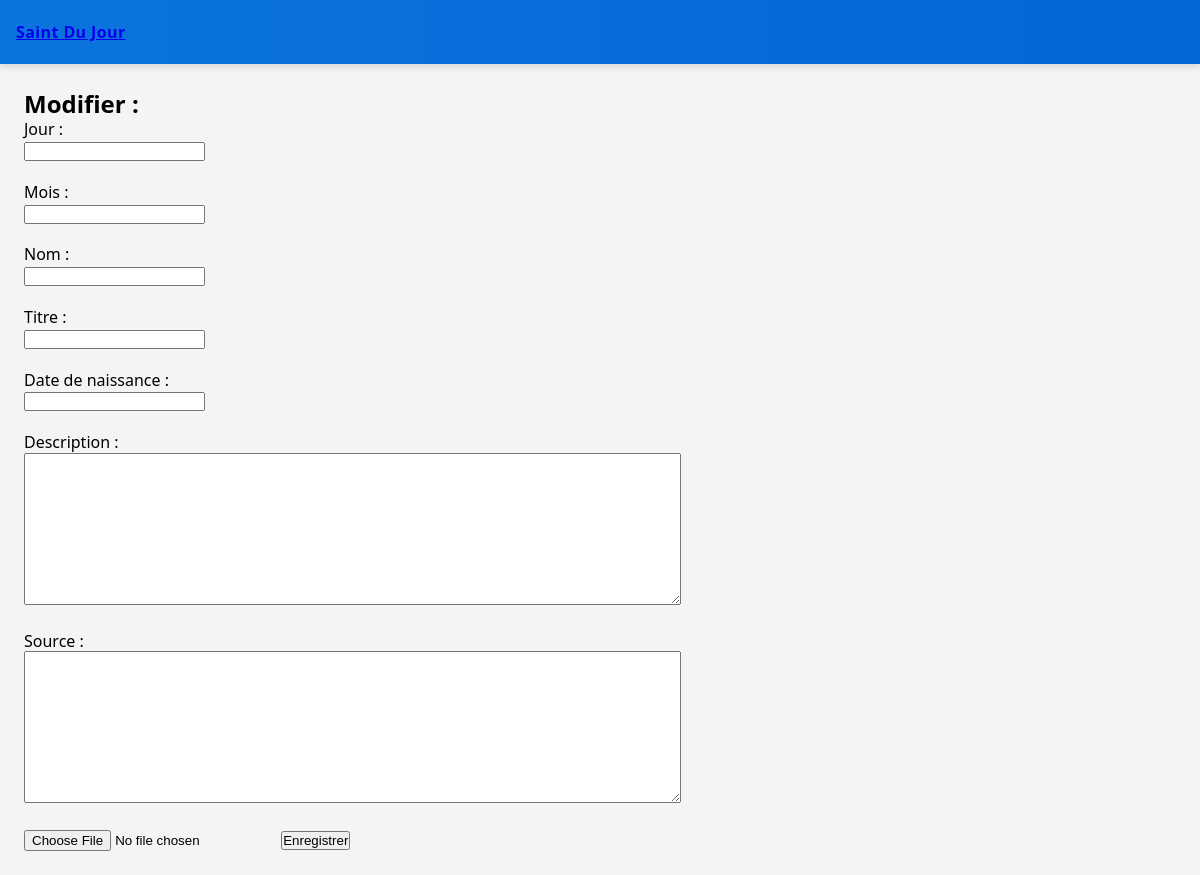
The page /edit/473 on the database as committed earlier.
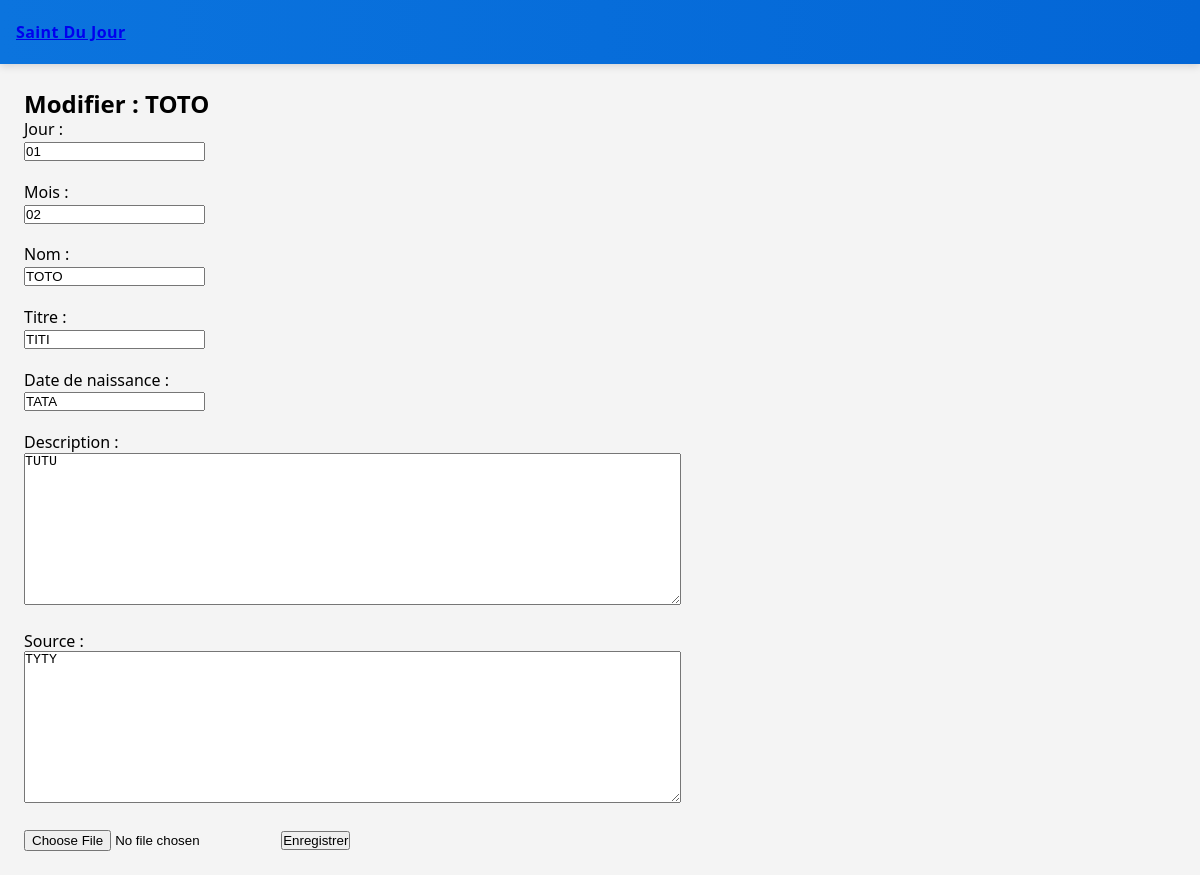
The same page on the database as committed later.
### tables this page shows
CREATE TABLE saints (
    id INTEGER PRIMARY KEY AUTOINCREMENT,
    nom TEXT NOT NULL,
    titre TEXT,
    date_naissance TEXT,
    description TEXT NOT NULL,
    source TEXT,
    jour TEXT NOT NULL,
    mois TEXT NOT NULL
, image TEXT);

### app.py (the view, shortened to what this page needs)
@app.route('/edit/', methods=["GET", "POST"])
@app.route("/edit/<int:id>", methods=["GET", "POST"])
def edit(id = None):
    saint = query("SELECT * FROM saints WHERE id=?", (id,), one=True)
    return render_template("edit.html", saint=saint)

### app.py (called while the page is built)
def query(sql, params=(), one=False):
    conn = sqlite3.connect(DB)
    conn.row_factory = sqlite3.Row
    cur = conn.cursor()
    cur.execute(sql, params)
    result = cur.fetchall()
    conn.commit()
    conn.close()
    return (result[0] if result else None) if one else result

### templates/edit.html (shortened to what this page needs)
{% extends "base.html" %}
{% block content %}
<h2>Modifier : {{ saint['nom'] }}</h2>
<form method="POST" enctype="multipart/form-data">
<label>Jour :</label><br>
<input type="text" name="jour" value="{{ saint['jour'] }}"><br><br>
<label>Mois :</label><br>
<input type="text" name="mois" value="{{ saint['mois'] }}"><br><br>
<label>Nom :</label><br>
<input type="text" name="nom" value="{{ saint['nom'] }}"><br><br>
<label>Titre :</label><br>
<input type="text" name="titre" value="{{ saint['titre'] }}"><br><br>
<label>Date de naissance :</label><br>
<input type="text" name="date_naissance" value="{{ saint['date_naissance'] }}"><br><br>
<label>Description :</label><br>
<textarea name="description" rows="10" cols="80">{{ saint['description'] }}</textarea><br><br>
<label>Source :</label><br>
<textarea name="source" rows="10" cols="80">{{ saint['source'] }}</textarea><br><br>
<input type="file" id="image" name="image" accept="image/*">
<button type="submit">Enregistrer</button>
</form>
{% endblock %}

Rows that differ between the two databases and show on the page:
added saints: nom "TOTO", jour "01", mois "02", titre "TITI", date_naissance "TATA", description "TUTU", source "TYTY"
